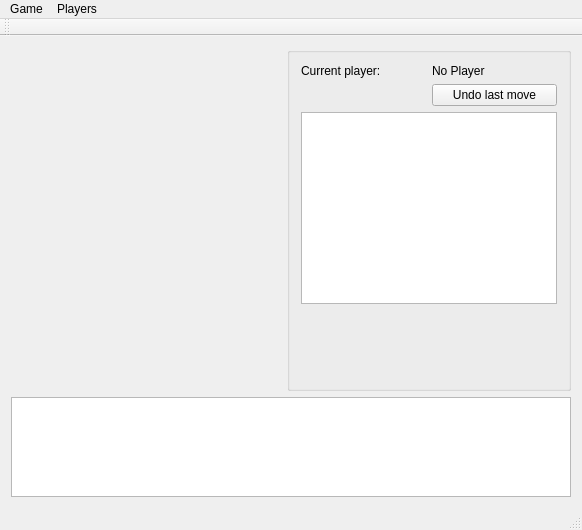
<?xml version="1.0" encoding="UTF-8"?>
<ui version="4.0">
 <class>MainWindow</class>
 <widget class="QMainWindow" name="MainWindow">
  <property name="geometry">
   <rect>
    <x>0</x>
    <y>0</y>
    <width>582</width>
    <height>530</height>
   </rect>
  </property>
  <property name="windowTitle">
   <string>MainWindow</string>
  </property>
  <widget class="QWidget" name="centralWidget">
   <layout class="QGridLayout" name="gridLayout">
    <item row="0" column="1">
     <widget class="QGroupBox" name="groupBox">
      <property name="title">
       <string/>
      </property>
      <layout class="QGridLayout" name="gridLayout_2">
       <item row="0" column="0">
        <widget class="QLabel" name="label">
         <property name="text">
          <string>Current player:</string>
         </property>
        </widget>
       </item>
       <item row="0" column="1">
        <widget class="QLabel" name="currentPlayer">
         <property name="text">
          <string>No Player</string>
         </property>
        </widget>
       </item>
       <item row="3" column="0">
        <spacer name="verticalSpacer">
         <property name="orientation">
          <enum>Qt::Vertical</enum>
         </property>
         <property name="sizeHint" stdset="0">
          <size>
           <width>20</width>
           <height>40</height>
          </size>
         </property>
        </spacer>
       </item>
       <item row="1" column="1">
        <widget class="QPushButton" name="undoLastButton">
         <property name="text">
          <string>Undo last move</string>
         </property>
        </widget>
       </item>
       <item row="2" column="0" colspan="2">
        <widget class="QListWidget" name="moveHistoryWidget"/>
       </item>
      </layout>
     </widget>
    </item>
    <item row="1" column="0" colspan="2">
     <widget class="QListWidget" name="logWindow">
      <property name="sizePolicy">
       <sizepolicy hsizetype="Preferred" vsizetype="Expanding">
        <horstretch>0</horstretch>
        <verstretch>0</verstretch>
       </sizepolicy>
      </property>
      <property name="maximumSize">
       <size>
        <width>16777215</width>
        <height>100</height>
       </size>
      </property>
     </widget>
    </item>
    <item row="0" column="0">
     <widget class="QWidget" name="boardPlaceholder" native="true"/>
    </item>
   </layout>
  </widget>
  <widget class="QMenuBar" name="menuBar">
   <property name="geometry">
    <rect>
     <x>0</x>
     <y>0</y>
     <width>582</width>
     <height>21</height>
    </rect>
   </property>
   <widget class="QMenu" name="menuStart">
    <property name="title">
     <string>Game</string>
    </property>
    <addaction name="actionStart"/>
    <addaction name="actionRestart"/>
    <addaction name="actionExit"/>
   </widget>
   <widget class="QMenu" name="menuPlayers">
    <property name="title">
     <string>Players</string>
    </property>
   </widget>
   <addaction name="menuStart"/>
   <addaction name="menuPlayers"/>
  </widget>
  <widget class="QToolBar" name="mainToolBar">
   <attribute name="toolBarArea">
    <enum>TopToolBarArea</enum>
   </attribute>
   <attribute name="toolBarBreak">
    <bool>false</bool>
   </attribute>
  </widget>
  <widget class="QStatusBar" name="statusBar"/>
  <action name="actionStart">
   <property name="text">
    <string>Start</string>
   </property>
  </action>
  <action name="actionExit">
   <property name="text">
    <string>Exit</string>
   </property>
  </action>
  <action name="actionRestart">
   <property name="enabled">
    <bool>false</bool>
   </property>
   <property name="text">
    <string>Restart</string>
   </property>
  </action>
 </widget>
 <layoutdefault spacing="6" margin="11"/>
 <resources/>
 <connections/>
</ui>
